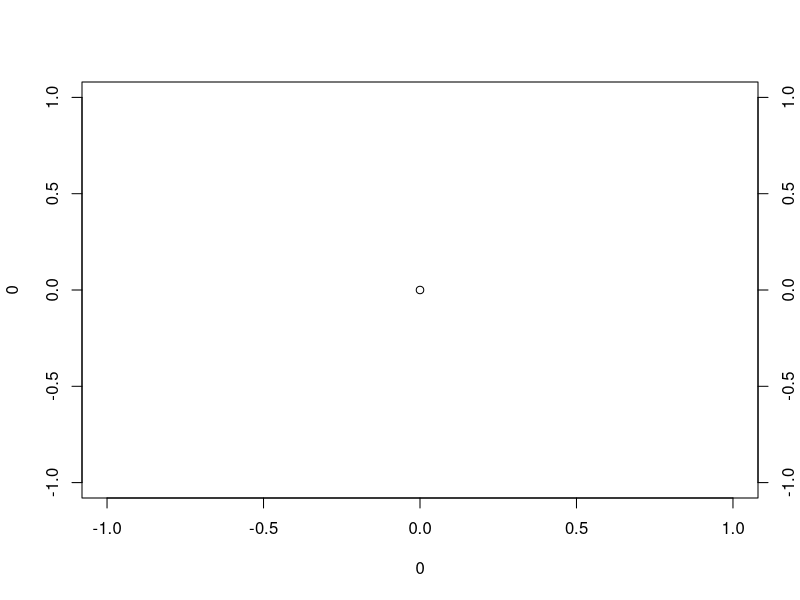
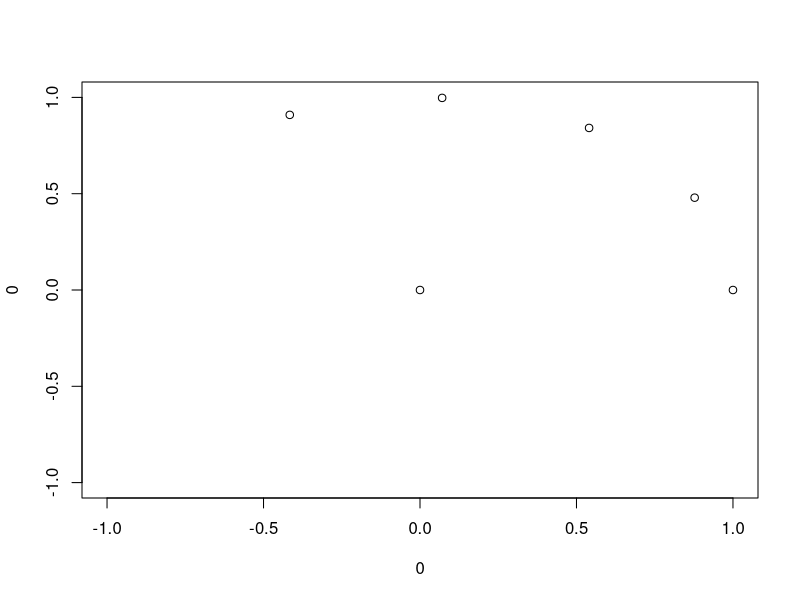
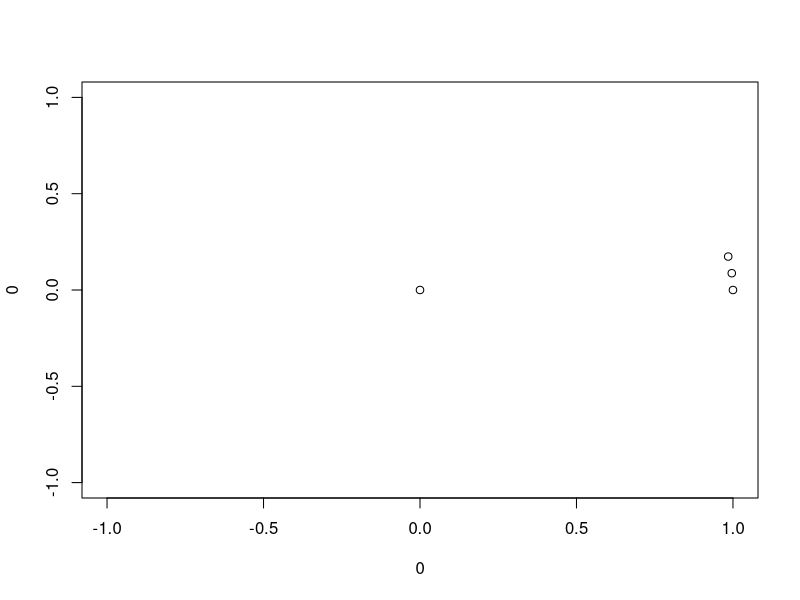
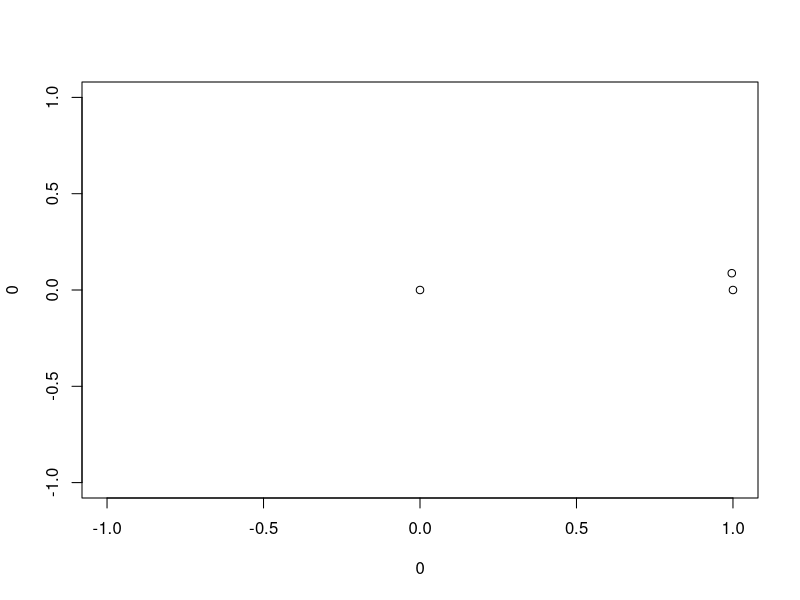
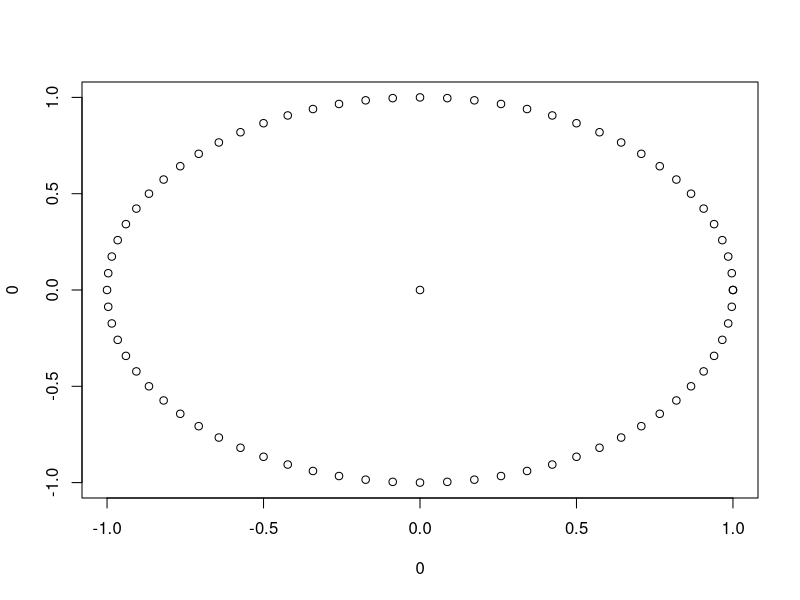
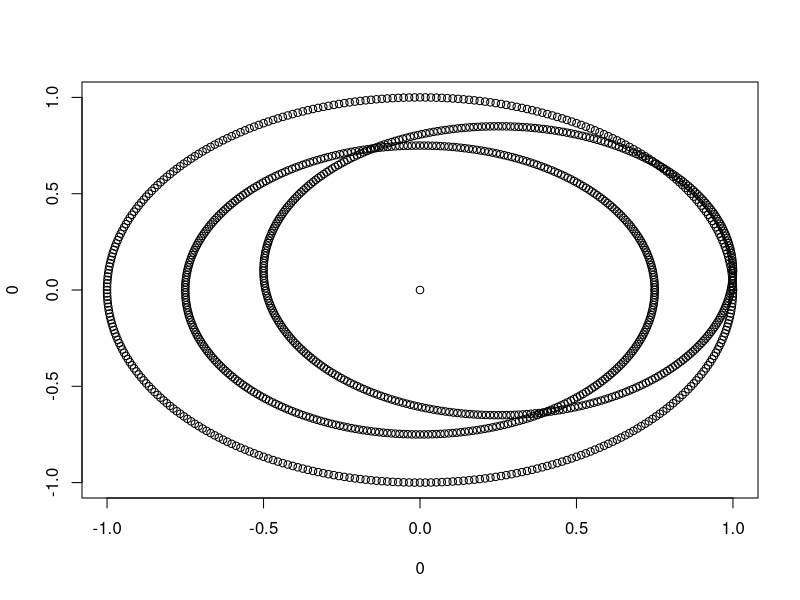
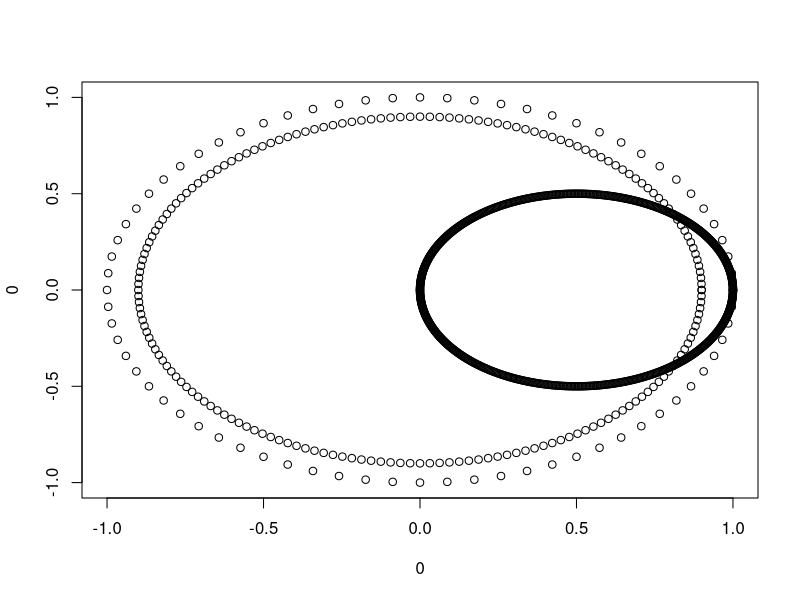
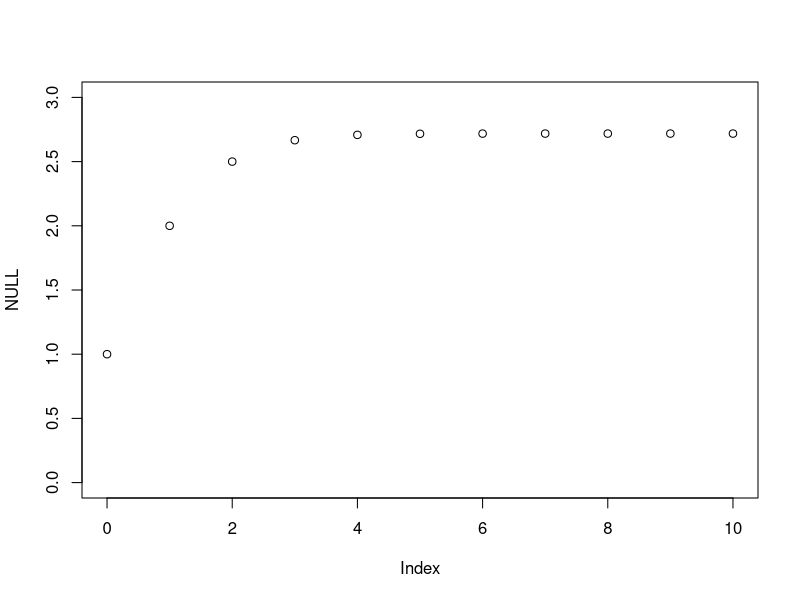

Here is the R script that generated these plots, in order:
# This is not exactly the same as what we had during the lecture
# That file was lost, because Rstudio's text editor is garbage.
# (it saved a file that I could not open with anything, including Rstudio itself...)


################################################################################
# 1. Add axis to the right side of a plot ()
# https://adamtkocsis.com/rkheion/Exercises/2022-11-26b_axis_position.html


# simple plot
plot(0,0)

# the axis function is necessary, check
?axis

# and then use!
axis(4)


################################################################################
# 2. Drawing a circle

# Drawing a unit circle (radius=1)
# x coordinate is cos(angle_in_radians)
# y coordinate is sin(angle_in_radians)

# background
plot(0,0)

# angles to draw the circle
rad <- 0
points(cos(rad), sin(rad))
rad <- 0.5
points(cos(rad), sin(rad))
rad <- 1
points(cos(rad), sin(rad))
rad <- 1.5
points(cos(rad), sin(rad))
rad <- 2
points(cos(rad), sin(rad))

# we think in degrees! -> we need a way to convert degrees to radians!
deg <- 180
# result should be pi
deg / 180 * pi

# write a function to do this easily:

#' Degrees to radians converter
#'
#' @param x Angle in degrees.
#' @return Angle in radians
DegToRad <- function(x) x / 180 * pi 

# now we can draw the circle for every 5 degrees:

plot(0,0)

# in degrees
deg <- 0
# in radians
rad <- DegToRad(deg)
# actual point to plot
points(cos(rad), sin(rad))

# the same for every five degrees
# in degrees
deg <- 5 
# in radians
rad <- DegToRad(deg)
# actual point to plot
points(cos(rad), sin(rad))

# the same for every five degrees
# in degrees
deg <- 10 
# in radians
rad <- DegToRad(deg)
# actual point to plot
points(cos(rad), sin(rad))

### etc. -> notice that the only line that changes is the degree
# this is actually dependent on the previous state, and can be
# written as deg <- deg + 5. so the same chunk of code can be repeated

plot(0,0)

# in degrees
deg <- 0
# in radians
rad <- DegToRad(deg)
# actual point to plot
points(cos(rad), sin(rad))

# - - - - - - - - - - - - - - - - - - - - - - - - - - - - - - - - - - - - - - 
# if you copy this chunk, and paste it into the console,
# you repeat the entire process as many times as you want!
# in degrees
deg <- deg + 5 
# in radians
rad <- DegToRad(deg)
# actual point to plot
points(cos(rad), sin(rad))
# - - - - - - - - - - - - - - - - - - - - - - - - - - - - - - - - - - - - - - 

# of course we do not want ot do this manually - you want to put this in an iteration

# initial background plot
plot(0,0)

# start with 0 degrees (horizontal)
deg <- 0

# iterate for every 5th degree
while(deg <= 360){
	# the degrees in radians
	rad <- DegToRad(deg)

	# actual point to plot
	points(cos(rad), sin(rad))
	
	# do the incrementing after the first plotting is done!
	deg <- deg + 5 
}

#######################################----------------------------------------
# Part 2 - Writing a function from this
# first - let's add the new parameters
# a. -> by: free up the 5-degree constraint
# this is easy, just replace the 5 with a user-defined by argument

# background
plot(0,0)

# by: increment the degrees by this amount
by <- 1

# start with 0 degrees (horizontal)
deg <- 0

# iterate for every 5th degree
while(deg <= 360){
	# the degrees in radians
	rad <- DegToRad(deg)

	# actual point to plot
	points(cos(rad), sin(rad))
	
	# do the incrementing after the first plotting is done!
	deg <- deg + by 
}
####################------------------------------------------------------------
# b. the radius
# the coordinates are given for the unit circle: that has radius of 1
# if we want to change the radius, we have to multiply the coordinates with the
# new radius

# by: increment the degrees by this amount
by <- 1

# radius
r <- 0.75

# start with 0 degrees (horizontal)
deg <- 0

# iterate for every 5th degree
while(deg <= 360){
	# the degrees in radians
	rad <- DegToRad(deg)

	# actual point to plot
	points(cos(rad)*r, sin(rad)*r)
	
	# do the incrementing after the first plotting is done!
	deg <- deg + by 
}


####################------------------------------------------------------------
# c. changing the origin with x and y 
# this effectively means translating the circle with these coordinates.
# the original circle has its center at the origin (0,0)
# all we have to do is add the x and y values of the new origin to the
# calculated coordinates

# origin coordinates
x <- 0.25
y <- 0.1

# by: increment the degrees by this amount
by <- 1

# radius
r <- 0.75

# start with 0 degrees (horizontal)
deg <- 0

# iterate for every 5th degree
while(deg <= 360){
	# the degrees in radians
	rad <- DegToRad(deg)

	# actual point to plot
	# at this point doing this in one line definitely looks a bit
	# too long, so let's create new variables
	xCoord <- cos(rad)*r + x
	yCoord <- sin(rad)*r + y

	# and then do the plotting
	points(xCoord, yCoord)
	
	# do the incrementing after the first plotting is done!
	deg <- deg + by 
}


####################------------------------------------------------------------
# d. writing an actual function
# defaults are set so the function behavior does not change from the original
# use of the code
DrawCircle <- function(x=0, y=0, r=1, by=5){

	## # origin coordinates
	## x <- 0.25
	## y <- 0.1

	## # by: increment the degrees by this amount
	## by <- 1

	## # radius
	## r <- 0.75

	# start with 0 degrees (horizontal)
	deg <- 0

	# iterate for every 5th degree
	while(deg <= 360){
		# the degrees in radians
		rad <- DegToRad(deg)

		# actual point to plot
		# at this point doing this in one line definitely looks a bit
		# too long, so let's create new variables
		xCoord <- cos(rad)*r + x
		yCoord <- sin(rad)*r + y

		# and then do the plotting
		points(xCoord, yCoord)

		# do the incrementing after the first plotting is done!
		deg <- deg + by 
	}

}

# calling to the function
plot(0,0)
# use all defaults
DrawCircle()
# more specific 
DrawCircle(r=0.9, by=2)
DrawCircle(x=0.5, y=0, r=0.5, by=0.5)



####################------------------------------------------------------------
# e. finalizing steps: documentation and defense
# defense in this case is not critical, since we are doing arithetic operations
# with the parameters. The errors will indicate accurately that we are doing things
# wrong!
# The only thing that can be a problem is if by is set to exactly 0, when the code
# will result in an infinite loop!

#' Low-level plotting function to draw a circle with a given radius
#'
#' @param x The x coordinate of origin
#' @param y The y coordinate of origin
#' @param r The radius of the circle
#' @param by The resolution of drawing in degrees. The default by==5
#' will draw a point for every five degrees.
#' @return The function has no return value.
DrawCircle <- function(x=0, y=0, r=1, by=5){

	if(by==0) stop("Please provide a non-zero argument for 'by'!")
	## # origin coordinates
	## x <- 0.25
	## y <- 0.1

	## # by: increment the degrees by this amount
	## by <- 1

	## # radius
	## r <- 0.75

	# start with 0 degrees (horizontal)
	deg <- 0

	# iterate for every 5th degree
	while(deg <= 360){
		# the degrees in radians
		rad <- DegToRad(deg)

		# actual point to plot
		# at this point doing this in one line definitely looks a bit
		# too long, so let's create new variables
		xCoord <- cos(rad)*r + x
		yCoord <- sin(rad)*r + y

		# and then do the plotting
		points(xCoord, yCoord)

		# do the incrementing after the first plotting is done!
		deg <- deg + by 
	}

}

################################################################################
# 3. Visualizing Euler's number's approximation
# https://adamtkocsis.com/rkheion/Exercises/2022-11-21_visualize_e.html

# basic plot to put things on
plot(NULL, type="n", xlim=c(0, 10), ylim=c(0, 3))

# initialization
count <- 0
estimate <- 0

# start iteration
while(count < 15){
	# the estimate
	estimate <- estimate + 1 / factorial(count)

	# Hacking into the loop to do plotting!
	points(count, estimate)
	
	# display the estimate
	message(estimate)
	# loop counter increment
	count <- count + 1
}
estimate
